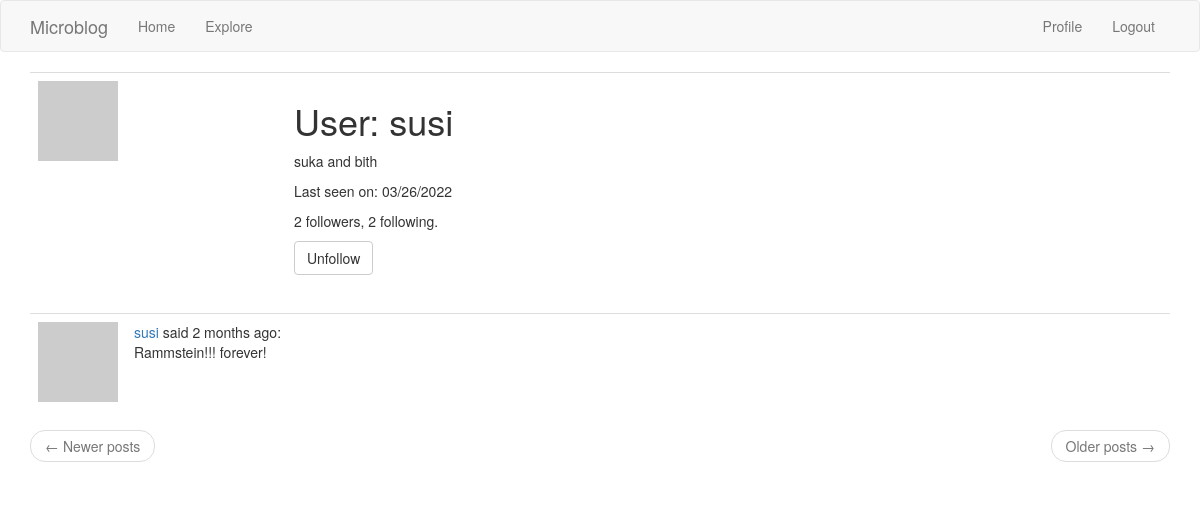
The app's page /user/susi (signed in), older data.
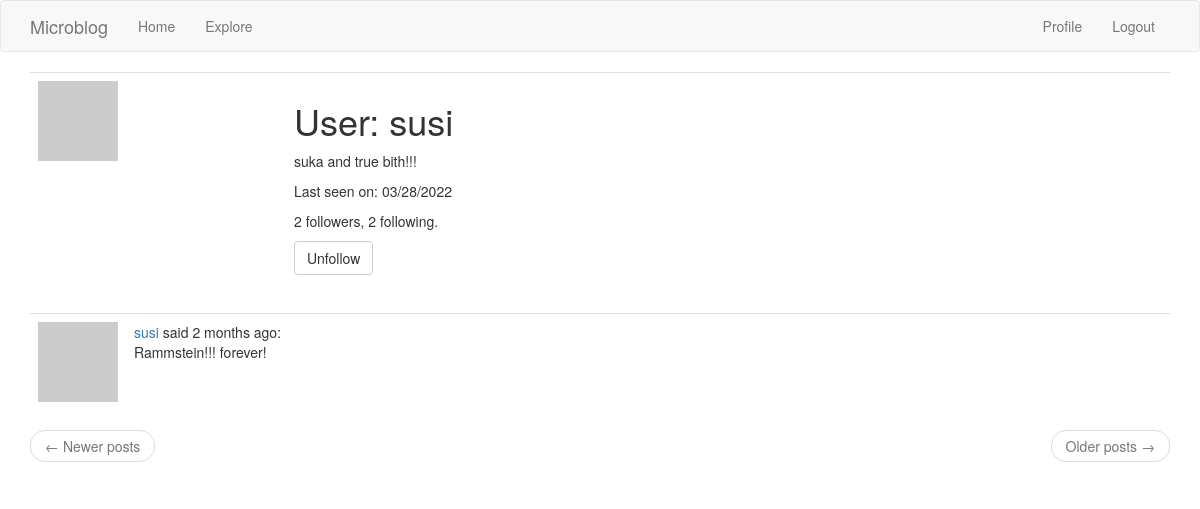
The same page, newer data.
### app/models.py (models this page shows, shortened)
class User(db.Model, UserMixin):
    id = db.Column(db.Integer, primary_key=True)
    username = db.Column(db.String(64), index=True, unique=True)
    email = db.Column(db.String(120), index=True, unique=True)
    password_hash = db.Column(db.String(128))
    about_me = db.Column(db.String(256))
    last_seen = db.Column(db.DateTime, default=datetime.utcnow)
    posts = db.relationship('Post', backref='author', lazy='dynamic')
    """followers.c.follower_id «c» — это атрибут таблиц SQLAlchemy,
    которые не определены как модели. Для этих таблиц столбцы таблицы
    отображаются как субатрибуты этого атрибута «c»."""
    followed = db.relationship(
        'User', secondary=followers,
        primaryjoin=(followers.c.follower_id == id),
        secondaryjoin=(followers.c.followed_id == id),
        backref=db.backref('followers', lazy='dynamic'), lazy='dynamic')
    """ рассмотрим все аргументы вызова db.relationship() один за другим:

'User' — это правая сторона связи (левая сторона — это родительский класс).
Поскольку это самореферентное отношение, я должен использовать тот же класс
 с обеих сторон.

secondary кофигурирует таблицу ассоциаций, которая используется для этой
связи, которую я определил прямо над этим классом.

primaryjoin указывает условие, которое связывает объект левой стороны
(follower user) с таблицей ассоциаций. Условием объединения для левой
стороны связи является идентификатор пользователя, соответствующий полю
follower_id таблицы ассоциаций. Выражение followers.c.follower_id ссылается
на столбец follower_id таблицы ассоциаций.

secondaryjoin определяет условие, которое связывает объект правой стороны
 (followed user) с таблицей ассоциаций. Это условие похоже на primaryjoin,
  с той лишь разницей, что теперь я использую followed_id, который является
  другим внешним ключом в таблице ассоциаций.

backref определяет, как эта связь будет доступна из правой части объекта.
С левой стороны отношения пользователи называются followed, поэтому с
правой стороны я буду использовать имя followers, чтобы представить
всех пользователей левой стороны, которые связаны с целевым пользователем
в правой части. Дополнительный lazy аргумент указывает режим выполнения
этого запроса. Режим dynamic настройки запроса не позволяет запускаться
до тех пор, пока не будет выполнен конкретный запрос, что также связано
с тем, как установлено отношения «один ко многим».

-lazy похож на параметр с тем же именем в backref, но этот относится
к левой, а не к правой стороне.
"""
    def avatar(self, size=80):
        digest = md5(self.email.lower().encode('utf-8')).hexdigest()
        return 'https://www.gravatar.com/avatar/{}?d=identicon&s={}'.format(
            digest, size)
    def is_following(self, user):
        return self.followed.filter(
            followers.c.followed_id == user.id).count() > 0

### app/main/route.py (the view)
@bp.route('/user/<username>', methods=['GET', 'POST'])
@login_required
def user(username):
    user = User.query.filter_by(username=username).first_or_404()
    page = request.args.get('page', 1, type=int)
    posts = user.posts.order_by(Post.timestamp.desc()).paginate(
        page, current_app.config['POSTS_PER_PAGE'], False)
    next_url = url_for('main.user', username=user.username, page=posts.next_num) \
        if posts.has_next else None
    prev_url = url_for('main.user', username=user.username, page=posts.prev_num) \
        if posts.has_prev else None
    form = EmptyForm()
    return render_template('user.html', user=user,
                           posts=posts.items,
                           next_url=next_url,
                           prev_url=prev_url,
                           form=form)

### app/main/forms.py
class EmptyForm(FlaskForm):
    submit = SubmitField('Submit')

### app/main/route.py (called while the page is built)
@bp.before_request
def before_request():
    if current_user.is_authenticated:
        current_user.last_seen = datetime.utcnow()
        db.session.commit()

### app/models.py (called while the page is built)
@login.user_loader
def load_user(id):
    return User.query.get(int(id))

### app/templates/user.html (shortened to what this page needs)
{% extends "base.html" %}
{% block app_content %}
    <table class="table table-hover">
        <tr>
            <td width="256px"><img src="{{ user.avatar(124) }}"></td>
            <td>
                <h1>User: {{ user.username }}</h1>
                {% if user.about_me %}
                    <p>{{ user.about_me }}</p>
                {% endif %}
                {% if user.last_seen %}
                    <p>Last seen on: {{ moment(user.last_seen).calendar() }}</p>
                {% endif %}
                <p>{{ user.followers.count() }} followers, {{ user.followed.count() }} following.</p>
                {% if user == current_user %}
                <p><a href="{{ url_for('main.edit_profile') }}">Edit your profile</a></p>
                {% else %}
                <p>
                    <form action="{{ url_for('main.unfollow', username=user.username) }}" method="post">
                        {{ form.submit(value='Unfollow', class_='btn btn-default') }}
                    </form>
                </p>
                {% endif %}
            </td>
        </tr>
    </table>
    {% for post in posts %}
        {% include '_post.html' %}
    {% endfor %}
    <nav aria-label="...">
        <ul class="pager">
            <li class="previous{% if not prev_url %} disabled {% endif %}">
                <a href="{{ prev_url or '#' }}">
                    <span aria-hidden="true">&larr;</span> Newer posts
                </a>
            </li>
            <li class="next{% if not next_url %} disabled{% endif %}">
                <a href="{{ next_url or '#' }}">
                    Older posts <span aria-hidden="true">&rarr;</span>
                </a>
            </li>
        </ul>
    </nav>
{% endblock %}

Row changes from the older to the newer data that the page shows:
changed User "susi": about_me "suka and bith" → "suka and true bith!!!"; last_seen "03/26/2022" → "03/28/2022"
